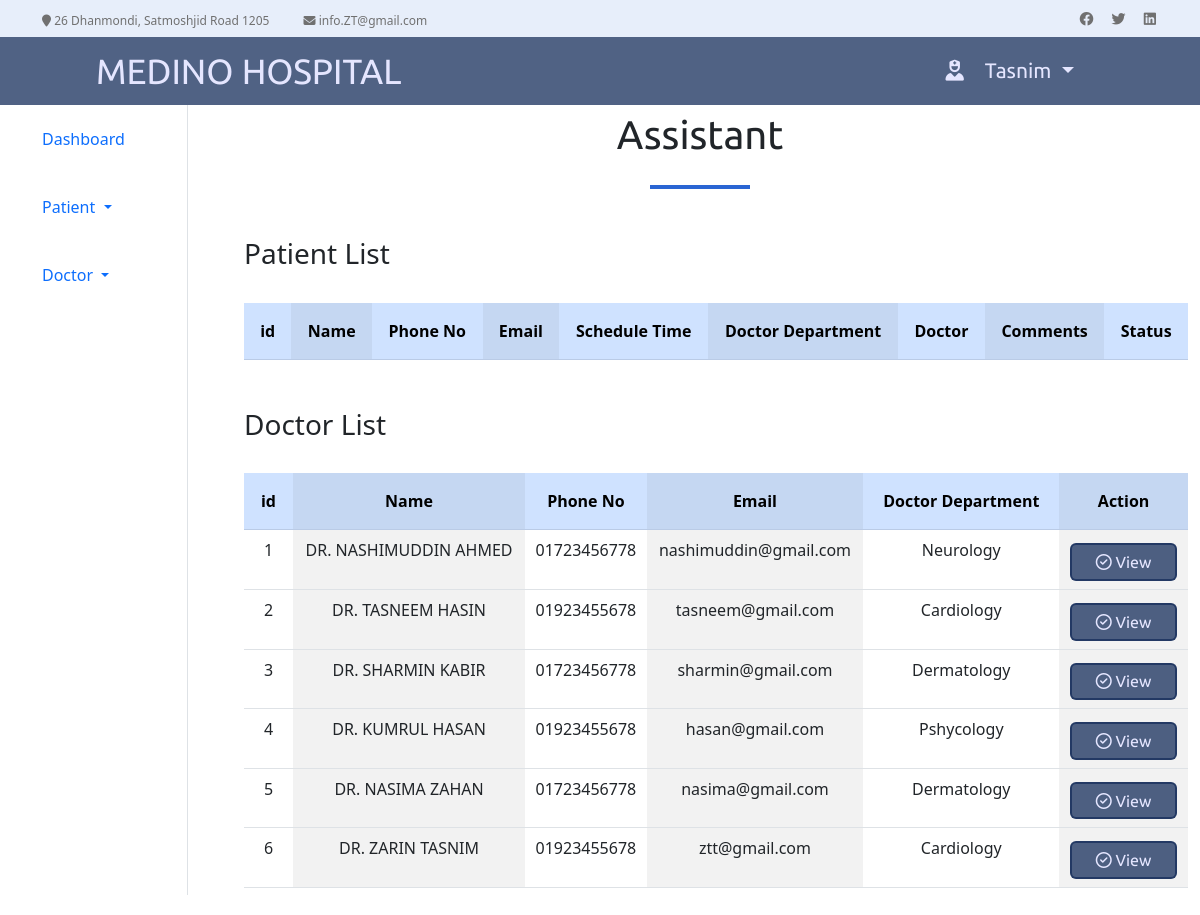
The app's page /assistant.php (signed in) with its own data.
### tables this page shows
CREATE TABLE `doctors` (
  `id` int(100) NOT NULL,
  `dname` varchar(200) NOT NULL,
  `dphone_no` varchar(11) NOT NULL,
  `demail` varchar(200) NOT NULL,
  `ddepartment` varchar(200) NOT NULL DEFAULT 'Neurology',
  `daction` varchar(200) NOT NULL
);

### assistant.php (the view, shortened to what this page needs)
<?php
    @include 'connection.php';
?>
<!DOCTYPE html>
<html lang="en">
<head>
    <link href="https://cdn.jsdelivr.net/npm/bootstrap@5.3.0/dist/css/bootstrap.min.css" rel="stylesheet"/>
    <link
      rel="stylesheet"
      href="https://cdn.jsdelivr.net/npm/bootstrap-icons@1.5.0/font/bootstrap-icons.css"
    />
    <link rel="stylesheet" href="https://cdnjs.cloudflare.com/ajax/libs/font-awesome/6.4.0/css/all.min.css"/>
    <link rel="stylesheet" href="style2.css" />
</head>
<body>
  <header class="top-header-area">
    <div class="container h-100">
      <div class="row h-100 align-items-center">
        <div class="col-6 col-md-9 col-lg-8">
          <div class="top-header-content">
            <a href="#" data-bs-toggle="tooltip" data-placement="bottom" title="26 Dhanmondi, Satmoshjid Road 1205">
              <i class="fa fa-map-marker"></i>
              <span>26 Dhanmondi, Satmoshjid Road 1205</span>
            </a>
            <a href="#" data-bs-toggle="tooltip" data-placement="bottom" title="info.ZT@gmail.com">
              <i class="fa fa-envelope"></i>
              <span>info.ZT@gmail.com</span>
            </a>
          </div>
        </div>
        <div class="col-6 col-md-3 col-lg-4">
          <div class="top-header-social-info">
            <a href="#" data-bs-toggle="tooltip" data-placement="bottom" title="Facebook">
              <i class="fa fa-facebook"></i>
            </a>
            <a href="#" data-bs-toggle="tooltip" data-placement="bottom" title="Twitter">
              <i class="fa fa-twitter"></i>
            </a>
            <a href="#" data-bs-toggle="tooltip" data-placement="bottom" title="Linkedin">
              <i class="fa fa-linkedin"></i>
            </a>
          </div>
        </div>
      </div>
    </div>
  </header>
    <nav class="navbar sticky-top navbar-expand-md another-navbar">
        <a class="navbar-brand" href="#">MEDINO Hospital</a>
        <div class="dropdown">
          <a class="btn dropdown-toggle" type="button" data-bs-toggle="dropdown" aria-expanded="false">
            <i class="fa-sharp fa-solid fa-user-nurse"></i> <?php echo $_SESSION['assistant_name']?>
          </a>
        </div>
    </nav>
    <section class="assistant_page">
      <div class="container-fluid">
        <div class="row">
          <div class="col-2">
            <ul class="nav flex-column border-end">
              <li class="nav-item">
                <a class="nav-link active" data-bs-toggle="tab" aria-controls="dashboard" aria-selected="true" href="#dashboard">
                  Dashboard
                </a>
              </li>
              <li class="nav-item">
                <a class="nav-link dropdown-toggle" data-bs-toggle="collapse" aria-controls="collapseExample" aria-expanded="false" href="#collapseExample">
                  Patient
                </a>
              </li>
              <li class="nav-item">
                <a class="nav-link dropdown-toggle" data-bs-toggle="collapse" aria-controls="collapseExample2" aria-expanded="false" href="#collapseExample2">
                  Doctor
                </a>
              </li>
            </ul>
          </div>
          <div class="col-10">
            <div class="text-center">
              <p class="card-title">Assistant</p>
              <div class="line"></div>
            </div>
            <div class="tab-content">
              <div class="tab-pane fade active show" id="dashboard">
                <div class="department-text">
                  <h3>Patient List</h3>
                  <table class="table table-striped-columns pending_table">
                  <thead class="table-primary">
                      <tr>
                        <th scope="col">id</th>
                        <th scope="col">Name</th>
                        <th scope="col">Phone No</th>
                        <th scope="col">Email</th>
                        <th scope="col">Schedule Time</th>
                        <th scope="col">Doctor Department</th>
                        <th scope="col">Doctor</th>
                        <th scope="col">Comments</th>
                        <th scope="col">Status</th>
                      </tr>
                    </thead>
                  </table>
                </div>
                <div class="department-text">
                  <h3>Doctor List</h3>
                  <table class="table table-striped-columns pending_table">
                    <thead class="table-primary">
                      <tr>
                        <th scope="col">id</th>
                        <th scope="col">Name</th>
                        <th scope="col">Phone No</th>
                        <th scope="col">Email</th>
                        <th scope="col">Doctor Department</th>
                        <th scope="col">Action</th>
                      </tr>
                    </thead>
                    <tbody>
                      <?php
                        $dsql = "SELECT id, dname, dphone_no, demail, ddepartment, daction FROM doctors";
                        $dresult = $conn->query($dsql);
                        if ($dresult->num_rows > 0)
                        {
                          while ($drow = $dresult->fetch_assoc())
                          {
                            echo "<tr>
                                    <td>" . $drow["id"] . "</td>
                                    <td>" . $drow["dname"] . "</td>
                                    <td>" . $drow["dphone_no"] . "</td>
                                    <td>" . $drow["demail"] . "</td>
                                    <td>" . $drow["ddepartment"] . "</td>
                                    <td>
                                      <form method='post'>
                                        <a name='transferBtn' href=" . $drow["id"] ." class='btn another-btn' type='submit'><i class='fa-regular fa-circle-check'></i> View</a>
                                      </form>
                                    </td>
                                  </tr>";
                          }
                        }
                      ?>
                    </tbody>
                  </table>
                </div>
              </div>
            </div>
          </div>
        </div>
      </div>
    </section>
</body>
</html>

### style2.css (style rules this page uses)
* { margin: 0; padding: 0; box-sizing: border-box; }
.card-title { font-family: 'Ubuntu', sans-serif; font-size: 40px; }
.line { margin: 20px auto 30px auto; width: 100px; height: 4px; background-color: #2a65d3; }
.top-header-area { background-color: #2a65d31c; }
.top-header-area .top-header-content a { display: inline-block; font-size: 12px; color: #707070; text-decoration: none; }
.top-header-area .top-header-content a:last-child { margin-left: 30px; }
.top-header-area .top-header-social-info { text-align: right; }
.top-header-area .top-header-social-info a { color: #707070; text-decoration: none; display: inline-block; font-size: 14px; margin-left: 10px; padding: 8px 2px; }
.department-text { margin: 3rem 0 1.5rem 2rem; }
.navbar { padding: 0 0; }
.another-navbar { display: flex; padding: 0; background-color: #132c5abd ; }
.another-navbar .navbar-brand { margin-left: 8%; font-size: 35px; text-transform: uppercase; font-family: 'Ubuntu', sans-serif; color: #e5e6ff; text-decoration: none; }
.dropdown { margin: 1% 10% 1% auto; }
.dropdown i { margin-right: 1rem; }
.dropdown .btn { padding: 0; padding: 0.4rem; font-size: 21px; font-family: 'Ubuntu', sans-serif; color: #e5e6ff; border: none; transition: all 0.3s ease-in-out; }
.assistant_page .nav-item { margin: 8%; }
.assistant_page { height: 790px; }
.border-end { height: 790px; }
.pending_table { margin: 2rem 0; width: 100%; text-align: center; }
.pending_table th { padding: 1rem; font-size: 1rem; margin-right: 5rem; }
.another-btn { margin-top: 5px; background-color: #132c5abd; font-family: 'Ubuntu', sans-serif; color: #e5e6ff; padding: 0.3rem 1.5rem; border: 2px solid #132c5abd; transition: all 0.3s ease-in-out; }

### records on screen
doctors: id "1", dname "DR. NASHIMUDDIN AHMED", dphone_no "01723456778", demail "nashimuddin@gmail.com", ddepartment "Neurology"
doctors: id "2", dname "DR. TASNEEM HASIN", dphone_no "01923455678", demail "tasneem@gmail.com", ddepartment "Cardiology"
doctors: id "3", dname "DR. SHARMIN KABIR", dphone_no "01723456778", demail "sharmin@gmail.com", ddepartment "Dermatology"
doctors: id "4", dname "DR. KUMRUL HASAN", dphone_no "01923455678", demail "hasan@gmail.com", ddepartment "Pshycology"
doctors: id "5", dname "DR. NASIMA ZAHAN", dphone_no "01723456778", demail "nasima@gmail.com", ddepartment "Dermatology"
doctors: id "6", dname "DR. ZARIN TASNIM", dphone_no "01923455678", demail "ztt@gmail.com", ddepartment "Cardiology"

### other values on screen
$_SESSION['assistant_name'] "Tasnim"
